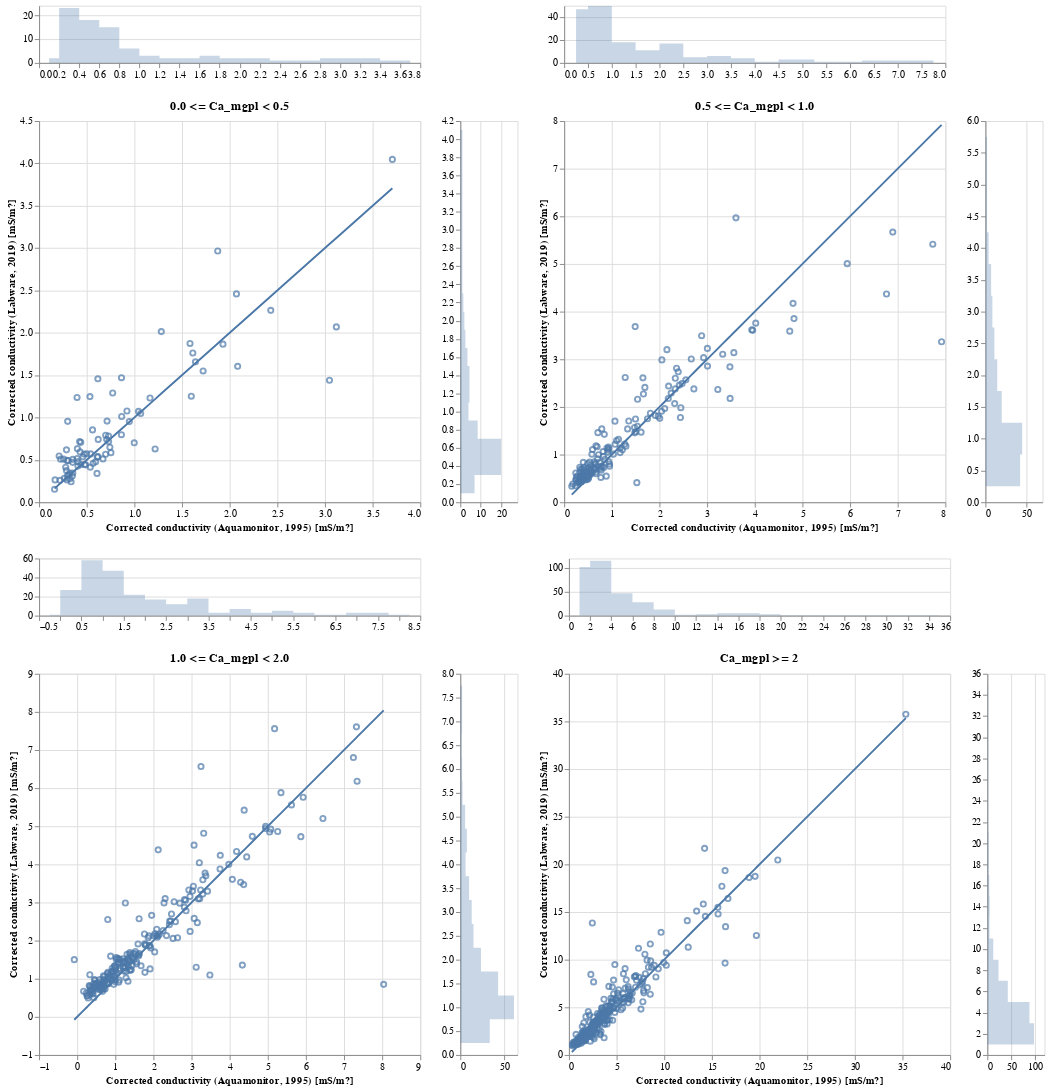

Here is the notebook cell this chart was saved with:
### Markdown cell above
### 3.3. Corrected conductivity

Calculated as

$$K_{corr} = K_{raw} - 0.035H^+ - 0.008SO_4$$

where $K_{corr}$ is in mS/m and $H^+$ & $SO_4$ are in ueq/l.

### Code cell
chart_dict = {}
for idx, ca_level in enumerate(ca_levels):
    data = res_dict[ca_level]

    base = alt.Chart(data, height=400, width=400)

    x_domain = alt.selection_interval(bind='scales', encodings=['x'])
    y_domain = alt.selection_interval(bind='scales', encodings=['y'])

    area_args = {'opacity': .3, 'interpolate': 'step'}

    points = base.mark_point().encode(
            x=alt.X('kond_minus_H&SO4_am:Q', title='Corrected conductivity (Aquamonitor, 1995) [mS/m?]'),
            y=alt.Y('kond_minus_H&SO4_lw:Q', title='Corrected conductivity (Labware, 2019) [mS/m?]'),
            tooltip=['station_id:N', 'station_name:N', 'sample_date:T', 'kond_minus_H&SO4_lw:Q', 'kond_minus_H&SO4_am:Q'],
        ).properties(
            title=ca_level
        ).add_selection(
            x_domain
        ).add_selection(
            y_domain
        )

    # 1:1 line
    line = base.mark_line().encode(
            x=alt.X('kond_minus_H&SO4_am:Q', title=''),
            y=alt.Y('kond_minus_H&SO4_am:Q', title=''),
        )

    top_hist = base.mark_area(**area_args).encode(
            alt.X('kond_minus_H&SO4_am:Q',
                  bin=alt.Bin(maxbins=20),
                  stack=None,
                  title=''
                 ),
            alt.Y('count()', stack=None, title=''),
        ).properties(height=60).add_selection(
            x_domain
        )

    right_hist = base.mark_area(**area_args).encode(
            alt.Y('kond_minus_H&SO4_lw:Q',
                  bin=alt.Bin(maxbins=20),
                  stack=None,
                  title='',
                 ),
            alt.X('count()', stack=None, title=''),
        ).properties(width=60).add_selection(
            y_domain
        )

    chart = top_hist & ((points + line) | right_hist)
    chart_dict[idx] = chart
    
chart = ((chart_dict[0] | chart_dict[1]) &
         (chart_dict[2] | chart_dict[3]))
chart.save('../pages/corrected_cond.html')
chart

### Figure 1 — Vega-Lite specification as saved in the notebook (floating-point values rounded to 4 significant figures; data arrays with more than 128 entries replaced by an {"elided": "..."} marker saying what was removed)
{"$schema": "https://vega.github.io/schema/vega-lite/v3.4.0.json", "config": {"mark": {"tooltip": null}, "view": {"height": 300, "width": 400}}, "datasets": {"data-4bc05fdcee3639cc4c42559030fb6b53": [{"ion_diff_pct_am": -33.49, "ion_diff_pct_lw": -2.533, "kond_diff_pct_am": 2.427, "kond_diff_pct_lw": 9.406, "kond_minus_H&SO4_am": 0.3535, "kond_minus_H&SO4_lw": 0.5063, "sample_date": "2019-09-25", "station_id": 26078, "station_name": "HOH 1374"}, {"ion_diff_pct_am": -16.52, "ion_diff_pct_lw": -13.55, "kond_diff_pct_am": 2.892, "kond_diff_pct_lw": 6.944, "kond_minus_H&SO4_am": 0.4776, "kond_minus_H&SO4_lw": 0.445, "sample_date": "2019-10-29", "station_id": 26090, "station_name": "Mjåvatn"}, {"ion_diff_pct_am": -5.291, "ion_diff_pct_lw": -3.47, "kond_diff_pct_am": 3.109, "kond_diff_pct_lw": 7.555, "kond_minus_H&SO4_am": 0.4884, "kond_minus_H&SO4_lw": 0.4417, "sample_date": "2019-10-01", "station_id": 26093, "station_name": "Hemletjørnane"}, {"ion_diff_pct_am": -9.022, "ion_diff_pct_lw": 8.015, "kond_diff_pct_am": 0.8889, "kond_diff_pct_lw": 11.2, "kond_minus_H&SO4_am": 0.3111, "kond_minus_H&SO4_lw": 0.3234, "sample_date": "2019-09-30", "station_id": 26094, "station_name": "HOH 1394"}, {"ion_diff_pct_am": -19.22, "ion_diff_pct_lw": 5.603, "kond_diff_pct_am": -6.079, "kond_diff_pct_lw": 4.907, "kond_minus_H&SO4_am": 0.2875, "kond_minus_H&SO4_lw": 0.3735, "sample_date": "2019-09-30", "station_id": 26098, "station_name": "HOH 1227"}, {"ion_diff_pct_am": 24.49, "ion_diff_pct_lw": 13.12, "kond_diff_pct_am": -13.68, "kond_diff_pct_lw": 8.866, "kond_minus_H&SO4_am": 0.3492, "kond_minus_H&SO4_lw": 0.3084, "sample_date": "2019-09-24", "station_id": 26112, "station_name": "1230 HOH"}, {"ion_diff_pct_am": -7.078, "ion_diff_pct_lw": 1.857, "kond_diff_pct_am": -6.287, "kond_diff_pct_lw": 5.084, "kond_minus_H&SO4_am": 0.6984, "kond_minus_H&SO4_lw": 0.5661, "sample_date": "2019-09-24", "station_id": 26114, "station_name": "HOH 1092"}, {"ion_diff_pct_am": -25.86, "ion_diff_pct_lw": 8.917, "kond_diff_pct_am": -9.588, "kond_diff_pct_lw": 7.897, "kond_minus_H&SO4_am": 0.2265, "kond_minus_H&SO4_lw": 0.5085, "sample_date": "2019-09-24", "station_id": 26115, "station_name": "Rundatjørni"}, {"ion_diff_pct_am": -2.104, "ion_diff_pct_lw": 3.749, "kond_diff_pct_am": 3.822, "kond_diff_pct_lw": 1.474, "kond_minus_H&SO4_am": 1.044, "kond_minus_H&SO4_lw": 1.072, "sample_date": "2019-10-17", "station_id": 26122, "station_name": "Blåfjellvatnet"}, {"ion_diff_pct_am": -11.42, "ion_diff_pct_lw": -10.69, "kond_diff_pct_am": -0.3844, "kond_diff_pct_lw": 8.986, "kond_minus_H&SO4_am": 0.2577, "kond_minus_H&SO4_lw": 0.509, "sample_date": "2019-10-02", "station_id": 26126, "station_name": "Steinbotsvatna"}, {"ion_diff_pct_am": -8.195, "ion_diff_pct_lw": 18.51, "kond_diff_pct_am": 2.548, "kond_diff_pct_lw": 2.09, "kond_minus_H&SO4_am": 0.5414, "kond_minus_H&SO4_lw": 0.5702, "sample_date": "2019-09-25", "station_id": 26131, "station_name": "HOH 1078"}, {"ion_diff_pct_am": -13.38, "ion_diff_pct_lw": -0.2632, "kond_diff_pct_am": -3.764, "kond_diff_pct_lw": -4.312, "kond_minus_H&SO4_am": 1.283, "kond_minus_H&SO4_lw": 2.014, "sample_date": "2019-10-09", "station_id": 26135, "station_name": "Hyttvatnet"}, {"ion_diff_pct_am": -31.46, "ion_diff_pct_lw": -24.21, "kond_diff_pct_am": -16.74, "kond_diff_pct_lw": 20.31, "kond_minus_H&SO4_am": 0.2941, "kond_minus_H&SO4_lw": 0.2638, "sample_date": "2019-09-20", "station_id": 26141, "station_name": "HOH 510"}, {"ion_diff_pct_am": -55.2, "ion_diff_pct_lw": -0.4539, "kond_diff_pct_am": -14.69, "kond_diff_pct_lw": 29.45, "kond_minus_H&SO4_am": 0.3359, "kond_minus_H&SO4_lw": 0.2411, "sample_date": "2019-09-20", "station_id": 26142, "station_name": "HOH 407"}, {"ion_diff_pct_am": -35.32, "ion_diff_pct_lw": -9.058, "kond_diff_pct_am": -4.35, "kond_diff_pct_lw": 12.01, "kond_minus_H&SO4_am": 0.4084, "kond_minus_H&SO4_lw": 0.4792, "sample_date": "2019-09-20", "station_id": 26143, "station_name": "HOH 414"}, {"ion_diff_pct_am": -31.83, "ion_diff_pct_lw": -22.24, "kond_diff_pct_am": -2.082, "kond_diff_pct_lw": 0.9032, "kond_minus_H&SO4_am": 0.699, "kond_minus_H&SO4_lw": 0.7906, "sample_date": "2019-09-20", "station_id": 26144, "station_name": "Guolehisjavri"}, {"ion_diff_pct_am": -9.495, "ion_diff_pct_lw": 17.25, "kond_diff_pct_am": 3.442, "kond_diff_pct_lw": 0.6641, "kond_minus_H&SO4_am": 0.947, "kond_minus_H&SO4_lw": 0.9522, "sample_date": "2019-09-22", "station_id": 26145, "station_name": "HOH 515"}, {"ion_diff_pct_am": -34.24, "ion_diff_pct_lw": -45.2, "kond_diff_pct_am": -16.68, "kond_diff_pct_lw": 19.65, "kond_minus_H&SO4_am": 0.1625, "kond_minus_H&SO4_lw": 0.1536, "sample_date": "2019-09-25", "station_id": 26244, "station_name": "HOH 1506"}, {"ion_diff_pct_am": -30.27, "ion_diff_pct_lw": -8.882, "kond_diff_pct_am": -4.001, "kond_diff_pct_lw": 13.21, "kond_minus_H&SO4_am": 0.2202, "kond_minus_H&SO4_lw": 0.2584, "sample_date": "2019-09-25", "station_id": 26275, "station_name": "HOH 1198"}, {"ion_diff_pct_am": -22.61, "ion_diff_pct_lw": -17.69, "kond_diff_pct_am": 3.548, "kond_diff_pct_lw": 3.96, "kond_minus_H&SO4_am": 0.4375, "kond_minus_H&SO4_lw": 0.445, "sample_date": "2019-10-01", "station_id": 26285, "station_name": "Nedre Årdalsvatnet"}, {"ion_diff_pct_am": -32.23, "ion_diff_pct_lw": 6.603, "kond_diff_pct_am": 1.881, "kond_diff_pct_lw": 19.04, "kond_minus_H&SO4_am": 0.3236, "kond_minus_H&SO4_lw": 0.2776, "sample_date": "2019-10-01", "station_id": 26311, "station_name": "HOH 1760"}, {"ion_diff_pct_am": -14.48, "ion_diff_pct_lw": -13.6, "kond_diff_pct_am": 2.612, "kond_diff_pct_lw": 8.547, "kond_minus_H&SO4_am": 0.4073, "kond_minus_H&SO4_lw": 0.4266, "sample_date": "2019-10-29", "station_id": 26389, "station_name": "Bjørntjørn"}, {"ion_diff_pct_am": -18.77, "ion_diff_pct_lw": -17.74, "kond_diff_pct_am": 3.883, "kond_diff_pct_lw": 10.5, "kond_minus_H&SO4_am": 0.3534, "kond_minus_H&SO4_lw": 0.3445, "sample_date": "2019-09-30", "station_id": 26409, "station_name": "Såtetjørn"}, {"ion_diff_pct_am": 0.903, "ion_diff_pct_lw": -6.709, "kond_diff_pct_am": 6.917, "kond_diff_pct_lw": -1.625, "kond_minus_H&SO4_am": 0.743, "kond_minus_H&SO4_lw": 0.6489, "sample_date": "2019-10-29", "station_id": 26449, "station_name": "Urdevotni"}, {"ion_diff_pct_am": -7.833, "ion_diff_pct_lw": 2.019, "kond_diff_pct_am": -2.755, "kond_diff_pct_lw": 2.55, "kond_minus_H&SO4_am": 0.2875, "kond_minus_H&SO4_lw": 0.6185, "sample_date": "2019-09-30", "station_id": 26460, "station_name": "HOH 1040"}, {"ion_diff_pct_am": -3.12, "ion_diff_pct_lw": 0.5775, "kond_diff_pct_am": 5.222, "kond_diff_pct_lw": 12.26, "kond_minus_H&SO4_am": 0.2997, "kond_minus_H&SO4_lw": 0.3151, "sample_date": "2019-09-30", "station_id": 26463, "station_name": "HOH 1238"}, {"ion_diff_pct_am": -8.913, "ion_diff_pct_lw": 4.374, "kond_diff_pct_am": 2.71, "kond_diff_pct_lw": -0.1578, "kond_minus_H&SO4_am": 3.119, "kond_minus_H&SO4_lw": 2.069, "sample_date": "2019-10-30", "station_id": 26527, "station_name": "Øygardstjørna"}, {"ion_diff_pct_am": -7.014, "ion_diff_pct_lw": 3.696, "kond_diff_pct_am": 4.267, "kond_diff_pct_lw": 6.935, "kond_minus_H&SO4_am": 0.5611, "kond_minus_H&SO4_lw": 0.8539, "sample_date": "2019-10-18", "station_id": 26552, "station_name": "Kleggadalsvatn"}, {"ion_diff_pct_am": 4.045, "ion_diff_pct_lw": 6.276, "kond_diff_pct_am": 0.4436, "kond_diff_pct_lw": 1.487, "kond_minus_H&SO4_am": 0.4026, "kond_minus_H&SO4_lw": 0.6327, "sample_date": "2019-09-24", "station_id": 26554, "station_name": "HOH 1061"}, {"ion_diff_pct_am": -0.8696, "ion_diff_pct_lw": 2.341, "kond_diff_pct_am": 3.094, "kond_diff_pct_lw": 1.869, "kond_minus_H&SO4_am": 1.613, "kond_minus_H&SO4_lw": 1.762, "sample_date": "2019-10-18", "station_id": 26559, "station_name": "Rundatjørna"}, {"ion_diff_pct_am": -14.6, "ion_diff_pct_lw": 0.6353, "kond_diff_pct_am": 0.6921, "kond_diff_pct_lw": 12.86, "kond_minus_H&SO4_am": 0.3528, "kond_minus_H&SO4_lw": 0.4708, "sample_date": "2019-09-24", "station_id": 26571, "station_name": "HOH 1250"}, {"ion_diff_pct_am": 0.2114, "ion_diff_pct_lw": 10.02, "kond_diff_pct_am": 1.576, "kond_diff_pct_lw": 7.767, "kond_minus_H&SO4_am": 0.6167, "kond_minus_H&SO4_lw": 0.5379, "sample_date": "2019-09-24", "station_id": 26572, "station_name": "Leirdålsvatna"}, {"ion_diff_pct_am": -0.5945, "ion_diff_pct_lw": -2.818, "kond_diff_pct_am": -2.899, "kond_diff_pct_lw": 9.334, "kond_minus_H&SO4_am": 0.864, "kond_minus_H&SO4_lw": 0.7973, "sample_date": "2019-10-14", "station_id": 26576, "station_name": "Løyndardalsvatnet"}, {"ion_diff_pct_am": 2.069, "ion_diff_pct_lw": -1.017, "kond_diff_pct_am": -1.82, "kond_diff_pct_lw": 2.538, "kond_minus_H&SO4_am": 1.164, "kond_minus_H&SO4_lw": 1.231, "sample_date": "2019-10-18", "station_id": 26602, "station_name": "Mannsvatnet"}, {"ion_diff_pct_am": -1.926, "ion_diff_pct_lw": -6.902, "kond_diff_pct_am": -6.505, "kond_diff_pct_lw": 14.5, "kond_minus_H&SO4_am": 0.2646, "kond_minus_H&SO4_lw": 0.2825, "sample_date": "2019-10-14", "station_id": 26606, "station_name": "HOH 1367"}, {"ion_diff_pct_am": -14.18, "ion_diff_pct_lw": -6.959, "kond_diff_pct_am": 2.256, "kond_diff_pct_lw": 3.405, "kond_minus_H&SO4_am": 0.2108, "kond_minus_H&SO4_lw": 0.5462, "sample_date": "2019-10-03", "station_id": 26608, "station_name": "Litlavatn"}, {"ion_diff_pct_am": -9.203, "ion_diff_pct_lw": 6.194, "kond_diff_pct_am": 6.9, "kond_diff_pct_lw": 11.73, "kond_minus_H&SO4_am": 0.5373, "kond_minus_H&SO4_lw": 0.4142, "sample_date": "2019-09-24", "station_id": 26611, "station_name": "Kaldevatn"}, {"ion_diff_pct_am": -34.36, "ion_diff_pct_lw": 2.526, "kond_diff_pct_am": 1.824, "kond_diff_pct_lw": 14.51, "kond_minus_H&SO4_am": 0.3225, "kond_minus_H&SO4_lw": 0.3445, "sample_date": "2019-09-26", "station_id": 26626, "station_name": "Kvannjolvatnet"}, {"ion_diff_pct_am": -22.63, "ion_diff_pct_lw": 8.794, "kond_diff_pct_am": 5.358, "kond_diff_pct_lw": 14.47, "kond_minus_H&SO4_am": 0.3047, "kond_minus_H&SO4_lw": 0.4908, "sample_date": "2019-09-24", "station_id": 26629, "station_name": "HOH 1241"}, {"ion_diff_pct_am": -8.777, "ion_diff_pct_lw": 10.61, "kond_diff_pct_am": 4.642, "kond_diff_pct_lw": 8.198, "kond_minus_H&SO4_am": 0.4994, "kond_minus_H&SO4_lw": 0.5716, "sample_date": "2019-10-17", "station_id": 26641, "station_name": "Nedre Sørdalsvatnet"}, {"ion_diff_pct_am": 7.2, "ion_diff_pct_lw": 0.6696, "kond_diff_pct_am": 4.585, "kond_diff_pct_lw": 2.327, "kond_minus_H&SO4_am": 0.7097, "kond_minus_H&SO4_lw": 0.7397, "sample_date": "2019-10-17", "station_id": 26647, "station_name": "HOH 800"}, {"ion_diff_pct_am": -18.33, "ion_diff_pct_lw": -3.155, "kond_diff_pct_am": 4.458, "kond_diff_pct_lw": -8.655, "kond_minus_H&SO4_am": 0.6169, "kond_minus_H&SO4_lw": 1.457, "sample_date": "2019-10-16", "station_id": 26658, "station_name": "Tirskardvatnet"}, {"ion_diff_pct_am": -22.29, "ion_diff_pct_lw": 2.227, "kond_diff_pct_am": 0.5525, "kond_diff_pct_lw": -2.921, "kond_minus_H&SO4_am": 0.7725, "kond_minus_H&SO4_lw": 1.289, "sample_date": "2019-10-17", "station_id": 26659, "station_name": "Dyttingane"}, {"ion_diff_pct_am": -9.384, "ion_diff_pct_lw": 0.4533, "kond_diff_pct_am": -0.2058, "kond_diff_pct_lw": 0.3599, "kond_minus_H&SO4_am": 0.8668, "kond_minus_H&SO4_lw": 1.012, "sample_date": "2019-10-17", "station_id": 26660, "station_name": "HOH 729"}, {"ion_diff_pct_am": -27.29, "ion_diff_pct_lw": 1.5, "kond_diff_pct_am": 4.445, "kond_diff_pct_lw": 11.93, "kond_minus_H&SO4_am": 0.2792, "kond_minus_H&SO4_lw": 0.4136, "sample_date": "2019-09-26", "station_id": 26661, "station_name": "HOH 1171"}, {"ion_diff_pct_am": -41.62, "ion_diff_pct_lw": -5.779, "kond_diff_pct_am": -5.479, "kond_diff_pct_lw": 19.95, "kond_minus_H&SO4_am": 0.168, "kond_minus_H&SO4_lw": 0.2634, "sample_date": "2019-09-26", "station_id": 26683, "station_name": "HOH 1475"}, {"ion_diff_pct_am": -20.55, "ion_diff_pct_lw": -42.47, "kond_diff_pct_am": 29.52, "kond_diff_pct_lw": 6.689, "kond_minus_H&SO4_am": 0.4259, "kond_minus_H&SO4_lw": 0.7154, "sample_date": "2019-10-02", "station_id": 26692, "station_name": "Jakobsvatnet"}, {"ion_diff_pct_am": -6.702, "ion_diff_pct_lw": -8.975, "kond_diff_pct_am": 32.9, "kond_diff_pct_lw": -12.61, "kond_minus_H&SO4_am": 0.5341, "kond_minus_H&SO4_lw": 1.247, "sample_date": "2019-10-16", "station_id": 26693, "station_name": "HOH 520"}, {"ion_diff_pct_am": -29.66, "ion_diff_pct_lw": -9.522, "kond_diff_pct_am": -85.27, "kond_diff_pct_lw": 3.092, "kond_minus_H&SO4_am": 1.218, "kond_minus_H&SO4_lw": 0.6289, "sample_date": "2019-10-16", "station_id": 26694, "station_name": "Gjesdalsvatnet"}, {"ion_diff_pct_am": 26.44, "ion_diff_pct_lw": -0.7057, "kond_diff_pct_am": -110.8, "kond_diff_pct_lw": 9.491, "kond_minus_H&SO4_am": 0.608, "kond_minus_H&SO4_lw": 0.34, "sample_date": "2019-09-26", "station_id": 26695, "station_name": "HOH 1308"}, {"ion_diff_pct_am": -16.86, "ion_diff_pct_lw": 3.348, "kond_diff_pct_am": 0.2688, "kond_diff_pct_lw": 0.4793, "kond_minus_H&SO4_am": 0.4373, "kond_minus_H&SO4_lw": 0.7066, "sample_date": "2019-10-02", "station_id": 26699, "station_name": "Nordvatnet"}, {"ion_diff_pct_am": -12.12, "ion_diff_pct_lw": -3.282, "kond_diff_pct_am": 2.687, "kond_diff_pct_lw": 3.466, "kond_minus_H&SO4_am": 0.4603, "kond_minus_H&SO4_lw": 0.5367, "sample_date": "2019-10-02", "station_id": 26700, "station_name": "Nes-Isvatnet"}, {"ion_diff_pct_am": -2.641, "ion_diff_pct_lw": -5.764, "kond_diff_pct_am": 1.044, "kond_diff_pct_lw": 2.703, "kond_minus_H&SO4_am": 0.6108, "kond_minus_H&SO4_lw": 0.5353, "sample_date": "2019-10-02", "station_id": 26701, "station_name": "Gjerlands-Isvatnet"}, {"ion_diff_pct_am": -2.862, "ion_diff_pct_lw": 1.571, "kond_diff_pct_am": 4.437, "kond_diff_pct_lw": -0.008773, "kond_minus_H&SO4_am": 1.066, "kond_minus_H&SO4_lw": 1.047, "sample_date": "2019-10-16", "station_id": 26703, "station_name": "Trodalsvatnet"}, {"ion_diff_pct_am": -22.28, "ion_diff_pct_lw": -0.7588, "kond_diff_pct_am": 10.06, "kond_diff_pct_lw": 1.255, "kond_minus_H&SO4_am": 0.4302, "kond_minus_H&SO4_lw": 0.5943, "sample_date": "2019-10-02", "station_id": 26709, "station_name": "Vardevatnet"}, {"ion_diff_pct_am": -3.817, "ion_diff_pct_lw": 2.73, "kond_diff_pct_am": -2.202, "kond_diff_pct_lw": 2.814, "kond_minus_H&SO4_am": 1.93, "kond_minus_H&SO4_lw": 1.866, "sample_date": "2019-10-16", "station_id": 26716, "station_name": "Myrkevatnet"}, {"ion_diff_pct_am": -17.55, "ion_diff_pct_lw": -5.049, "kond_diff_pct_am": -2.354, "kond_diff_pct_lw": 11.4, "kond_minus_H&SO4_am": 0.2933, "kond_minus_H&SO4_lw": 0.4938, "sample_date": "2019-09-25", "station_id": 26762, "station_name": "HOH 1057"}, {"ion_diff_pct_am": -34.34, "ion_diff_pct_lw": -18.72, "kond_diff_pct_am": -1.825, "kond_diff_pct_lw": 4.214, "kond_minus_H&SO4_am": 0.5934, "kond_minus_H&SO4_lw": 0.4774, "sample_date": "2019-10-15", "station_id": 26769, "station_name": "HOH 808"}, {"ion_diff_pct_am": -33.85, "ion_diff_pct_lw": -25.8, "kond_diff_pct_am": -0.9133, "kond_diff_pct_lw": 2.193, "kond_minus_H&SO4_am": 0.4723, "kond_minus_H&SO4_lw": 0.5679, "sample_date": "2019-10-15", "station_id": 26775, "station_name": "Styggsjøane"}, {"ion_diff_pct_am": -6.209, "ion_diff_pct_lw": -9.305, "kond_diff_pct_am": 0.5342, "kond_diff_pct_lw": -5.441, "kond_minus_H&SO4_am": 2.071, "kond_minus_H&SO4_lw": 2.459, "sample_date": "2019-09-26", "station_id": 26787, "station_name": "Gravvatnet"}, {"ion_diff_pct_am": -13.49, "ion_diff_pct_lw": -8.431, "kond_diff_pct_am": -2.475, "kond_diff_pct_lw": -20.73, "kond_minus_H&SO4_am": 0.8647, "kond_minus_H&SO4_lw": 1.47, "sample_date": "2019-10-08", "station_id": 26824, "station_name": "Liatjørnin"}, {"ion_diff_pct_am": -9.081, "ion_diff_pct_lw": -6.087, "kond_diff_pct_am": 0.2277, "kond_diff_pct_lw": -4.189, "kond_minus_H&SO4_am": 1.641, "kond_minus_H&SO4_lw": 1.657, "sample_date": "2019-09-26", "station_id": 26831, "station_name": "Sætertjørna"}, {"ion_diff_pct_am": -2.643, "ion_diff_pct_lw": -19.93, "kond_diff_pct_am": 3.972, "kond_diff_pct_lw": -9.832, "kond_minus_H&SO4_am": 1.875, "kond_minus_H&SO4_lw": 2.966, "sample_date": "2019-09-26", "station_id": 26833, "station_name": "Småholmvatnet"}, {"ion_diff_pct_am": -4.882, "ion_diff_pct_lw": 1.079, "kond_diff_pct_am": -0.1358, "kond_diff_pct_lw": 2.159, "kond_minus_H&SO4_am": 1.721, "kond_minus_H&SO4_lw": 1.55, "sample_date": "2019-09-26", "station_id": 26842, "station_name": "Helknavatnet"}, {"ion_diff_pct_am": -13.27, "ion_diff_pct_lw": 5.322, "kond_diff_pct_am": 2.462, "kond_diff_pct_lw": 4.606, "kond_minus_H&SO4_am": 0.9222, "kond_minus_H&SO4_lw": 1.077, "sample_date": "2019-09-26", "station_id": 26846, "station_name": "HOH 444"}, {"ion_diff_pct_am": 13.96, "ion_diff_pct_lw": 1.437, "kond_diff_pct_am": 8.348, "kond_diff_pct_lw": 8.015, "kond_minus_H&SO4_am": 0.6704, "kond_minus_H&SO4_lw": 0.5112, "sample_date": "2019-09-26", "station_id": 26859, "station_name": "HOH 662"}, {"ion_diff_pct_am": -12.85, "ion_diff_pct_lw": -1.409, "kond_diff_pct_am": -0.5855, "kond_diff_pct_lw": 1.075, "kond_minus_H&SO4_am": 1.584, "kond_minus_H&SO4_lw": 1.874, "sample_date": "2019-09-25", "station_id": 26873, "station_name": "HOH 281"}, {"ion_diff_pct_am": -41.94, "ion_diff_pct_lw": -19.17, "kond_diff_pct_am": -11.34, "kond_diff_pct_lw": -3.283, "kond_minus_H&SO4_am": 0.7289, "kond_minus_H&SO4_lw": 0.7819, "sample_date": "2019-09-20", "station_id": 26922, "station_name": "HOH 370"}, {"ion_diff_pct_am": -5.331, "ion_diff_pct_lw": 18.42, "kond_diff_pct_am": 3.935, "kond_diff_pct_lw": -1.084, "kond_minus_H&SO4_am": 1.597, "kond_minus_H&SO4_lw": 1.251, "sample_date": "2019-09-22", "station_id": 26956, "station_name": "HOH 370"}, {"ion_diff_pct_am": -1.952, "ion_diff_pct_lw": 8.4, "kond_diff_pct_am": 5.791, "kond_diff_pct_lw": -1.776, "kond_minus_H&SO4_am": 2.431, "kond_minus_H&SO4_lw": 2.265, "sample_date": "2019-09-22", "station_id": 26957, "station_name": "HOH 340"}, {"ion_diff_pct_am": -13.39, "ion_diff_pct_lw": -11.35, "kond_diff_pct_am": -6.147, "kond_diff_pct_lw": -13.1, "kond_minus_H&SO4_am": 0.7298, "kond_minus_H&SO4_lw": 0.717, "sample_date": "2019-09-20", "station_id": 26972, "station_name": "Hannoailaddut Nord"}, {"ion_diff_pct_am": -1.529, "ion_diff_pct_lw": 2.879, "kond_diff_pct_am": 7.719, "kond_diff_pct_lw": 0.3451, "kond_minus_H&SO4_am": 3.047, "kond_minus_H&SO4_lw": 1.44, "sample_date": "2019-09-22", "station_id": 26983, "station_name": "HOH 417"}, {"ion_diff_pct_am": -4.492, "ion_diff_pct_lw": -14.51, "kond_diff_pct_am": -2.17, "kond_diff_pct_lw": -18.89, "kond_minus_H&SO4_am": 2.084, "kond_minus_H&SO4_lw": 1.605, "sample_date": "2019-10-29", "station_id": 27016, "station_name": "Færetjørn"}, {"ion_diff_pct_am": -7.717, "ion_diff_pct_lw": 4.024, "kond_diff_pct_am": 1.78, "kond_diff_pct_lw": 8.769, "kond_minus_H&SO4_am": 0.754, "kond_minus_H&SO4_lw": 0.5854, "sample_date": "2019-09-24", "station_id": 27023, "station_name": "Rennebergstjørni"}, {"ion_diff_pct_am": -3.829, "ion_diff_pct_lw": -13.82, "kond_diff_pct_am": 4.077, "kond_diff_pct_lw": -1.646, "kond_minus_H&SO4_am": 0.5676, "kond_minus_H&SO4_lw": 0.4592, "sample_date": "2019-10-29", "station_id": 27043, "station_name": "Ljomsvatnet"}, {"ion_diff_pct_am": -7.164, "ion_diff_pct_lw": -56.38, "kond_diff_pct_am": 4.171, "kond_diff_pct_lw": -115.1, "kond_minus_H&SO4_am": 3.707, "kond_minus_H&SO4_lw": 4.047, "sample_date": "2019-10-30", "station_id": 27048, "station_name": "Røyslandsvatnet"}, {"ion_diff_pct_am": -14.83, "ion_diff_pct_lw": 1.067, "kond_diff_pct_am": 10.48, "kond_diff_pct_lw": 2.985, "kond_minus_H&SO4_am": 0.9987, "kond_minus_H&SO4_lw": 0.7017, "sample_date": "2019-10-18", "station_id": 27050, "station_name": "HOH 967"}, {"ion_diff_pct_am": -25.54, "ion_diff_pct_lw": 9.868, "kond_diff_pct_am": -3.232, "kond_diff_pct_lw": 3.617, "kond_minus_H&SO4_am": 0.3, "kond_minus_H&SO4_lw": 0.9551, "sample_date": "2019-10-17", "station_id": 27055, "station_name": "Tjørnadalsvatnet"}, {"ion_diff_pct_am": -12.97, "ion_diff_pct_lw": 5.25, "kond_diff_pct_am": 0.9199, "kond_diff_pct_lw": 4.795, "kond_minus_H&SO4_am": 0.6206, "kond_minus_H&SO4_lw": 0.7419, "sample_date": "2019-10-17", "station_id": 27056, "station_name": "Harekupvatnet"}, {"ion_diff_pct_am": -20.92, "ion_diff_pct_lw": -5.83, "kond_diff_pct_am": 1.963, "kond_diff_pct_lw": -0.581, "kond_minus_H&SO4_am": 0.3986, "kond_minus_H&SO4_lw": 1.237, "sample_date": "2019-10-17", "station_id": 27057, "station_name": "HOH 761"}, {"ion_diff_pct_am": -20.05, "ion_diff_pct_lw": -12.83, "kond_diff_pct_am": 0.5562, "kond_diff_pct_lw": -2.256, "kond_minus_H&SO4_am": 0.7135, "kond_minus_H&SO4_lw": 0.9575, "sample_date": "2019-11-25", "station_id": 27061, "station_name": "HOH 619"}, {"ion_diff_pct_am": -22.55, "ion_diff_pct_lw": -8.817, "kond_diff_pct_am": 6.996, "kond_diff_pct_lw": 4.591, "kond_minus_H&SO4_am": 0.3999, "kond_minus_H&SO4_lw": 0.5162, "sample_date": "2019-10-15", "station_id": 27076, "station_name": "Midtre Muggsjøen"}], "data-6a379072ac93c7b8c16c67fdb798865d": {"elided": "325 records"}, "data-75912cc6ea8e023a4ab3add7ab9befd5": {"elided": "228 records"}, "data-fa025138bf90be1280cd6e0f6e348a7d": {"elided": "167 records"}}, "vconcat": [{"hconcat": [{"data": {"name": "data-4bc05fdcee3639cc4c42559030fb6b53"}, "vconcat": [{"encoding": {"x": {"bin": {"maxbins": 20}, "field": "kond_minus_H&SO4_am", "stack": null, "title": "", "type": "quantitative"}, "y": {"aggregate": "count", "stack": null, "title": "", "type": "quantitative"}}, "height": 60, "mark": {"interpolate": "step", "opacity": 0.3, "type": "area"}, "selection": {"selector017": {"bind": "scales", "encodings": ["x"], "type": "interval"}}, "width": 400}, {"hconcat": [{"layer": [{"encoding": {"tooltip": [{"field": "station_id", "type": "nominal"}, {"field": "station_name", "type": "nominal"}, {"field": "sample_date", "type": "temporal"}, {"field": "kond_minus_H&SO4_lw", "type": "quantitative"}, {"field": "kond_minus_H&SO4_am", "type": "quantitative"}], "x": {"field": "kond_minus_H&SO4_am", "title": "Corrected conductivity (Aquamonitor, 1995) [mS/m?]", "type": "quantitative"}, "y": {"field": "kond_minus_H&SO4_lw", "title": "Corrected conductivity (Labware, 2019) [mS/m?]", "type": "quantitative"}}, "height": 400, "mark": "point", "selection": {"selector017": {"bind": "scales", "encodings": ["x"], "type": "interval"}, "selector018": {"bind": "scales", "encodings": ["y"], "type": "interval"}}, "title": "0.0 <= Ca_mgpl < 0.5", "width": 400}, {"encoding": {"x": {"field": "kond_minus_H&SO4_am", "title": "", "type": "quantitative"}, "y": {"field": "kond_minus_H&SO4_am", "title": "", "type": "quantitative"}}, "height": 400, "mark": "line", "width": 400}]}, {"encoding": {"x": {"aggregate": "count", "stack": null, "title": "", "type": "quantitative"}, "y": {"bin": {"maxbins": 20}, "field": "kond_minus_H&SO4_lw", "stack": null, "title": "", "type": "quantitative"}}, "height": 400, "mark": {"interpolate": "step", "opacity": 0.3, "type": "area"}, "selection": {"selector018": {"bind": "scales", "encodings": ["y"], "type": "interval"}}, "width": 60}]}]}, {"data": {"name": "data-fa025138bf90be1280cd6e0f6e348a7d"}, "vconcat": [{"encoding": {"x": {"bin": {"maxbins": 20}, "field": "kond_minus_H&SO4_am", "stack": null, "title": "", "type": "quantitative"}, "y": {"aggregate": "count", "stack": null, "title": "", "type": "quantitative"}}, "height": 60, "mark": {"interpolate": "step", "opacity": 0.3, "type": "area"}, "selection": {"selector019": {"bind": "scales", "encodings": ["x"], "type": "interval"}}, "width": 400}, {"hconcat": [{"layer": [{"encoding": {"tooltip": [{"field": "station_id", "type": "nominal"}, {"field": "station_name", "type": "nominal"}, {"field": "sample_date", "type": "temporal"}, {"field": "kond_minus_H&SO4_lw", "type": "quantitative"}, {"field": "kond_minus_H&SO4_am", "type": "quantitative"}], "x": {"field": "kond_minus_H&SO4_am", "title": "Corrected conductivity (Aquamonitor, 1995) [mS/m?]", "type": "quantitative"}, "y": {"field": "kond_minus_H&SO4_lw", "title": "Corrected conductivity (Labware, 2019) [mS/m?]", "type": "quantitative"}}, "height": 400, "mark": "point", "selection": {"selector019": {"bind": "scales", "encodings": ["x"], "type": "interval"}, "selector020": {"bind": "scales", "encodings": ["y"], "type": "interval"}}, "title": "0.5 <= Ca_mgpl < 1.0", "width": 400}, {"encoding": {"x": {"field": "kond_minus_H&SO4_am", "title": "", "type": "quantitative"}, "y": {"field": "kond_minus_H&SO4_am", "title": "", "type": "quantitative"}}, "height": 400, "mark": "line", "width": 400}]}, {"encoding": {"x": {"aggregate": "count", "stack": null, "title": "", "type": "quantitative"}, "y": {"bin": {"maxbins": 20}, "field": "kond_minus_H&SO4_lw", "stack": null, "title": "", "type": "quantitative"}}, "height": 400, "mark": {"interpolate": "step", "opacity": 0.3, "type": "area"}, "selection": {"selector020": {"bind": "scales", "encodings": ["y"], "type": "interval"}}, "width": 60}]}]}]}, {"hconcat": [{"data": {"name": "data-75912cc6ea8e023a4ab3add7ab9befd5"}, "vconcat": [{"encoding": {"x": {"bin": {"maxbins": 20}, "field": "kond_minus_H&SO4_am", "stack": null, "title": "", "type": "quantitative"}, "y": {"aggregate": "count", "stack": null, "title": "", "type": "quantitative"}}, "height": 60, "mark": {"interpolate": "step", "opacity": 0.3, "type": "area"}, "selection": {"selector021": {"bind": "scales", "encodings": ["x"], "type": "interval"}}, "width": 400}, {"hconcat": [{"layer": [{"encoding": {"tooltip": [{"field": "station_id", "type": "nominal"}, {"field": "station_name", "type": "nominal"}, {"field": "sample_date", "type": "temporal"}, {"field": "kond_minus_H&SO4_lw", "type": "quantitative"}, {"field": "kond_minus_H&SO4_am", "type": "quantitative"}], "x": {"field": "kond_minus_H&SO4_am", "title": "Corrected conductivity (Aquamonitor, 1995) [mS/m?]", "type": "quantitative"}, "y": {"field": "kond_minus_H&SO4_lw", "title": "Corrected conductivity (Labware, 2019) [mS/m?]", "type": "quantitative"}}, "height": 400, "mark": "point", "selection": {"selector021": {"bind": "scales", "encodings": ["x"], "type": "interval"}, "selector022": {"bind": "scales", "encodings": ["y"], "type": "interval"}}, "title": "1.0 <= Ca_mgpl < 2.0", "width": 400}, {"encoding": {"x": {"field": "kond_minus_H&SO4_am", "title": "", "type": "quantitative"}, "y": {"field": "kond_minus_H&SO4_am", "title": "", "type": "quantitative"}}, "height": 400, "mark": "line", "width": 400}]}, {"encoding": {"x": {"aggregate": "count", "stack": null, "title": "", "type": "quantitative"}, "y": {"bin": {"maxbins": 20}, "field": "kond_minus_H&SO4_lw", "stack": null, "title": "", "type": "quantitative"}}, "height": 400, "mark": {"interpolate": "step", "opacity": 0.3, "type": "area"}, "selection": {"selector022": {"bind": "scales", "encodings": ["y"], "type": "interval"}}, "width": 60}]}]}, {"data": {"name": "data-6a379072ac93c7b8c16c67fdb798865d"}, "vconcat": [{"encoding": {"x": {"bin": {"maxbins": 20}, "field": "kond_minus_H&SO4_am", "stack": null, "title": "", "type": "quantitative"}, "y": {"aggregate": "count", "stack": null, "title": "", "type": "quantitative"}}, "height": 60, "mark": {"interpolate": "step", "opacity": 0.3, "type": "area"}, "selection": {"selector023": {"bind": "scales", "encodings": ["x"], "type": "interval"}}, "width": 400}, {"hconcat": [{"layer": [{"encoding": {"tooltip": [{"field": "station_id", "type": "nominal"}, {"field": "station_name", "type": "nominal"}, {"field": "sample_date", "type": "temporal"}, {"field": "kond_minus_H&SO4_lw", "type": "quantitative"}, {"field": "kond_minus_H&SO4_am", "type": "quantitative"}], "x": {"field": "kond_minus_H&SO4_am", "title": "Corrected conductivity (Aquamonitor, 1995) [mS/m?]", "type": "quantitative"}, "y": {"field": "kond_minus_H&SO4_lw", "title": "Corrected conductivity (Labware, 2019) [mS/m?]", "type": "quantitative"}}, "height": 400, "mark": "point", "selection": {"selector023": {"bind": "scales", "encodings": ["x"], "type": "interval"}, "selector024": {"bind": "scales", "encodings": ["y"], "type": "interval"}}, "title": "Ca_mgpl >= 2", "width": 400}, {"encoding": {"x": {"field": "kond_minus_H&SO4_am", "title": "", "type": "quantitative"}, "y": {"field": "kond_minus_H&SO4_am", "title": "", "type": "quantitative"}}, "height": 400, "mark": "line", "width": 400}]}, {"encoding": {"x": {"aggregate": "count", "stack": null, "title": "", "type": "quantitative"}, "y": {"bin": {"maxbins": 20}, "field": "kond_minus_H&SO4_lw", "stack": null, "title": "", "type": "quantitative"}}, "height": 400, "mark": {"interpolate": "step", "opacity": 0.3, "type": "area"}, "selection": {"selector024": {"bind": "scales", "encodings": ["y"], "type": "interval"}}, "width": 60}]}]}]}]}
